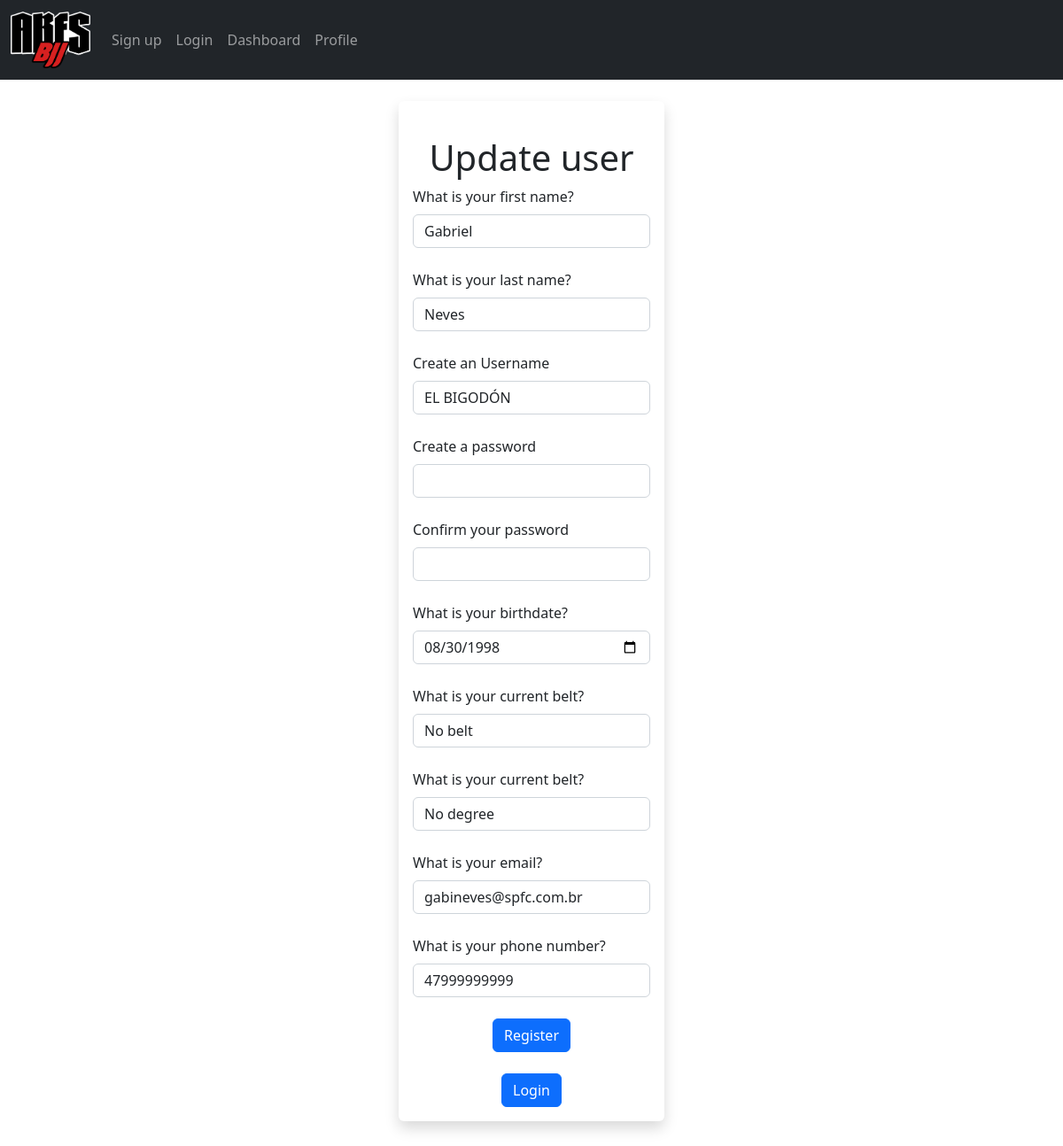
The page /update/1 on the database as committed earlier.
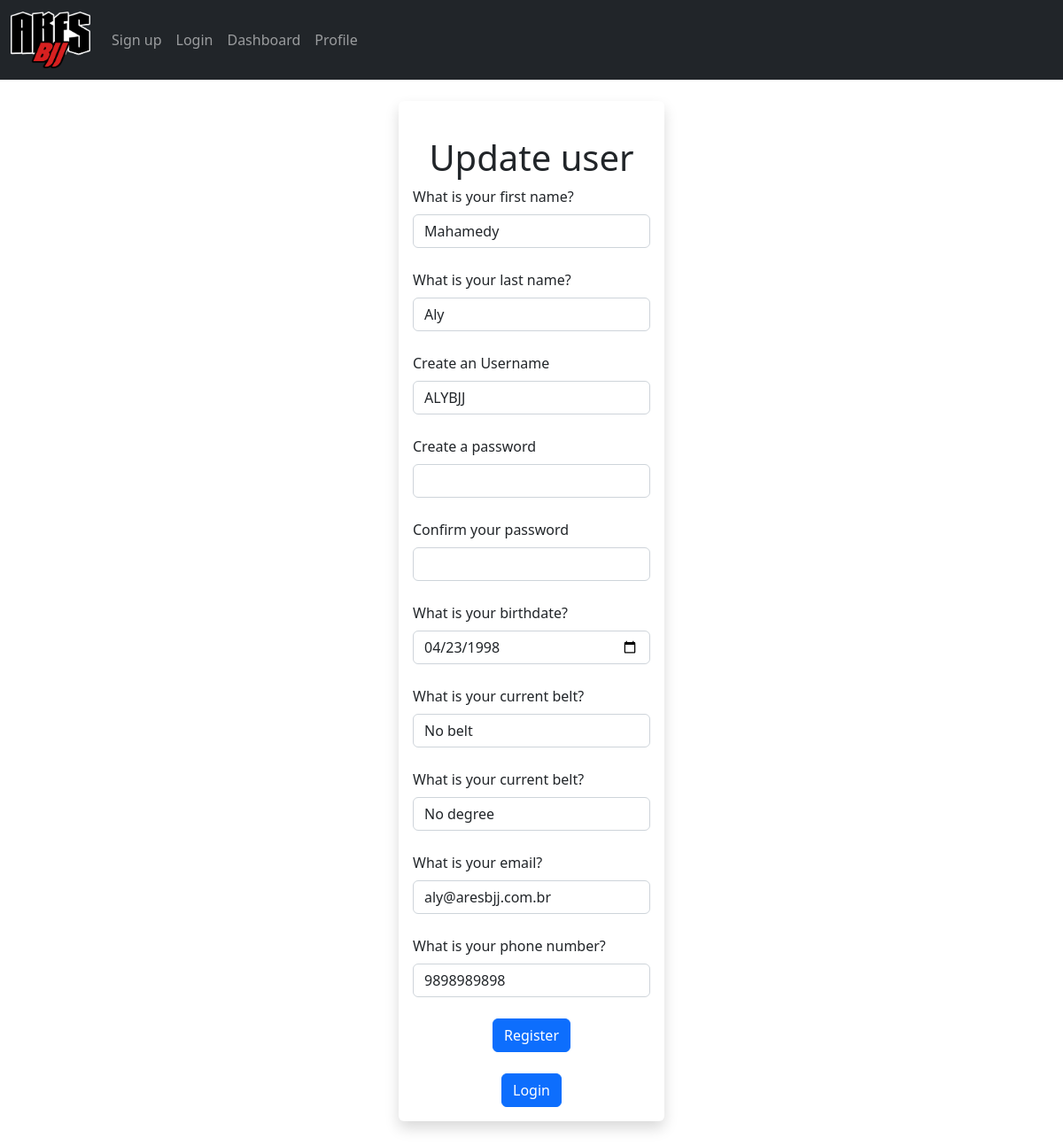
The same page on the database as committed later.
### app.py (models this page shows, shortened)
class users(db.Model):
    id = db.Column(db.Integer, primary_key=True)
    first_name = db.Column(db.String(50), nullable=False)
    last_name = db.Column(db.String(50), nullable=False)
    birthdate = db.Column(db.Date, nullable=False)
    belt = db.Column(db.String(50), nullable=False)
    degree = db.Column(db.String(50), nullable=False)
    email = db.Column(db.String(50), nullable=False, unique=True)
    phone = db.Column(db.String(50), nullable=False, unique=True)
    username =  db.Column(db.String(25), nullable=False, unique=True)
    password_hash = db.Column(db.String(), nullable=False)
    @property
    def password(self):
        raise AttributeError('password is not a readable attribute!')
    date_added = db.Column(db.Date, default=datetime.utcnow)

### app.py (the view, shortened to what this page needs)
@app.route("/update/<int:id>", methods=['POST', 'GET'])
def update(id):
    form = register_form()
    name_update = users.query.get_or_404(id)
    return render_template("update.html", form=form, name_update=name_update)

### app.py
class register_form(FlaskForm):
    first_name = StringField("What is your first name?", validators=[data_required()])
    last_name = StringField("What is your last name?", validators=[data_required()])
    birthdate = DateField("What is your birthdate?", validators=[data_required()])
    belt = SelectField("What is your current belt?", choices=["No belt", "White", "Blue", "Purple", "Brown", "Black"], validators=[data_required()])
    degree = SelectField("What is your current belt?", choices=["No degree","I", "II", "III", "IV"], validators=[data_required()])
    email = EmailField("What is your email?", validators=[data_required()])
    phone = TelField("What is your phone number?", validators=[data_required()])
    username = StringField("Create an Username", validators=[data_required()])
    password_hash = PasswordField("Create a password", validators=[data_required(), equal_to('password_hash_val', message='Passwords must match!')])
    password_hash_val = PasswordField("Confirm your password", validators=[data_required(), equal_to('password_hash', message='Passwords must match!')])
    submit = SubmitField("Register")

### templates/update.html (shortened to what this page needs)
{% extends "layout.html" %}
{% block body %}
    <br>
    <div class="container w-25 p-3 shadow p-3 mb-5 bg-body rounded">
        <br/> <center><h1>Update user</h1></center>
        <form action="/update/{{ name_update.id }}" method="POST" >
            {{ form.first_name.label(class="form-label") }}
            {{ form.first_name(class="form-control", value=name_update.first_name) }}
            <br>
            {{ form.last_name.label(class="form-label") }}
            {{ form.last_name(class="form-control", value=name_update.last_name) }}
            <br>
            {{ form.username.label(class="form-label") }}
            {{ form.username(class="form-control", value=name_update.username) }}
            <br>
            {{ form.password_hash.label(class="form-label") }}
            {{ form.password_hash(class="form-control", value=name_update.password_hash) }}
            <br>
            {{ form.password_hash_val.label(class="form-label") }}
            {{ form.password_hash_val(class="form-control", value=name_update.password_hash) }}
            <br>
            {{ form.birthdate.label(class="form-label") }}
            {{ form.birthdate(class="form-control", value=name_update.birthdate) }}
            <br>
            {{ form.belt.label(class="form-label") }}
            {{ form.belt(class="form-control", value=name_update.belt) }}
            <br>
            {{ form.degree.label(class="form-label") }}
            {{ form.degree(class="form-control", value=name_update.degree) }}
            <br>
            {{ form.email.label(class="form-label") }}
            {{ form.email(class="form-control", value=name_update.email) }}
            <br>
            {{ form.phone.label(class="form-label") }}
            {{ form.phone(class="form-control", value=name_update.phone) }}
            <br/>
            <center>
                {{ form.submit(class="btn btn-primary") }}
            </center>
            </form>
            <center>
                <br/><a href="/login"> <button class="btn btn-primary">Login</button> </a>
            </center>
        </div>
{% endblock %}

### templates/layout.html (shortened to what this page needs)
<!DOCTYPE html>
<html lang="en">
  <head>
    <link href="https://cdn.jsdelivr.net/npm/bootstrap@5.2.0/dist/css/bootstrap.min.css" rel="stylesheet">
  </head>
  <body>
    <nav class="navbar navbar-expand-lg bg-primary navbar-dark bg-dark">
      <div class="container-fluid">
        <a class="navbar-brand" href="/"> <img src="/static/ares logos/ares_new_logo_trimmed.png" alt="" width="90"></a>
        <div class="collapse navbar-collapse" id="navbarNavAltMarkup">
          <div class="navbar-nav">
            <a class="nav-link" href="/signup">Sign up</a>
            <a class="nav-link" href="/login">Login</a>
            <a class ="nav-link" href="/dashboard">Dashboard</a>
            <a class ="nav-link" href="/profile">Profile</a>
          </div>
        </div>
      </div>
    </nav>
    {% block body %}{% endblock %}
  </body>
</html>

Rows that differ between the two databases and show on the page:
changed users "No belt": first_name "Gabriel" → "Mahamedy"; last_name "Neves" → "Aly"; username "EL BIGODÓN" → "ALYBJJ"; birthdate "08/30/1998" → "04/23/1998"; email "gabineves@spfc.com.br" → "aly@aresbjj.com.br"; phone "47999999999" → "9898989898"
